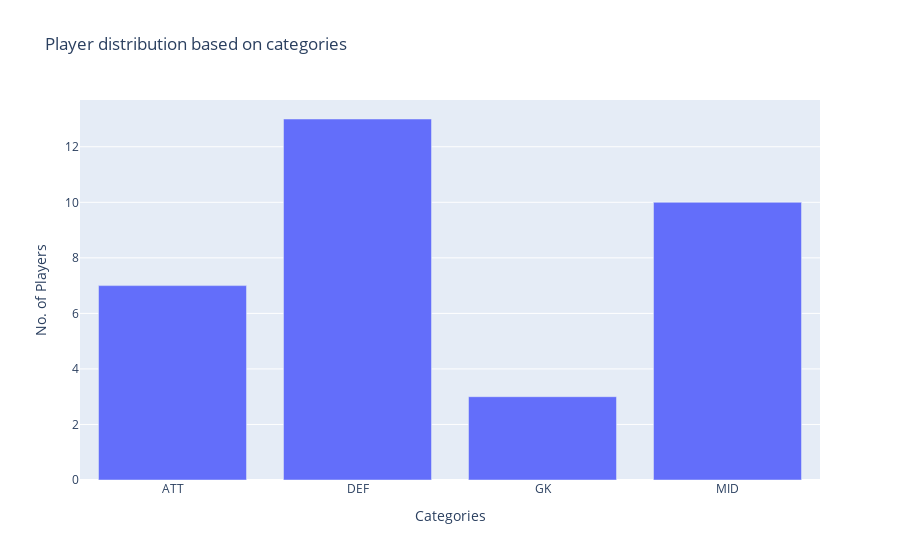

The cell this chart's notebook holds for it:
### Markdown cell above
- Maximum Number of players are from England with 10 followed by Brazil and Spain.

### Code cell
# Player distribution based on category
fig = px.bar(arsenal.groupby(by=['Category']).count()['club_name'],
             x=arsenal.groupby(by=['Category']).count()['club_name'].index,
             y=arsenal.groupby(by=['Category']).count()['club_name'].values,
             labels={"x": "Categories",  "y": "No. of Players"},
             title='Player distribution based on categories')
fig.show()

### Figure 1 — Plotly figure (JSON) as saved in the notebook; plotly's stock layout.template omitted (floating-point values rounded to 4 significant figures)
{"data": [{"alignmentgroup": "True", "hovertemplate": "Categories=%{x}<br>No. of Players=%{y}<extra></extra>", "legendgroup": "", "marker": {"color": "#636efa", "pattern": {"shape": ""}}, "name": "", "offsetgroup": "", "orientation": "v", "showlegend": false, "textposition": "auto", "type": "bar", "x": ["ATT", "DEF", "GK", "MID"], "xaxis": "x", "y": [7, 13, 3, 10], "yaxis": "y"}], "layout": {"barmode": "relative", "legend": {"tracegroupgap": 0}, "title": {"text": "Player distribution based on categories"}, "xaxis": {"anchor": "y", "domain": [0, 1], "title": {"text": "Categories"}}, "yaxis": {"anchor": "x", "domain": [0, 1], "title": {"text": "No. of Players"}}}}
